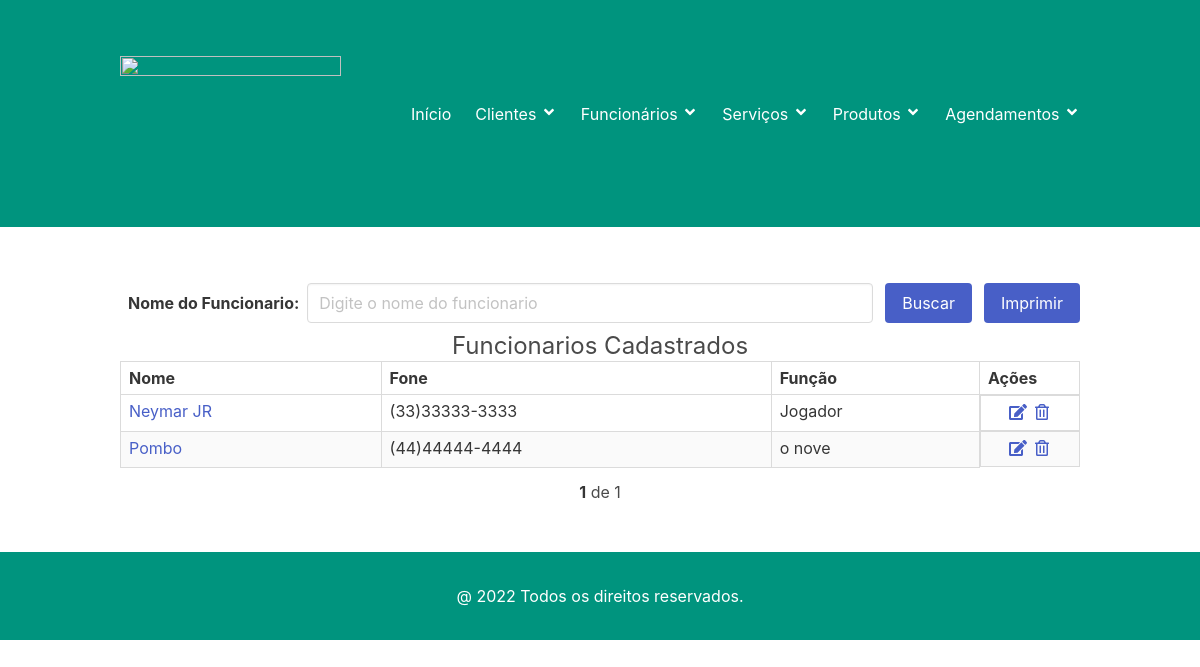
The page /funcionarios on the database as committed earlier.
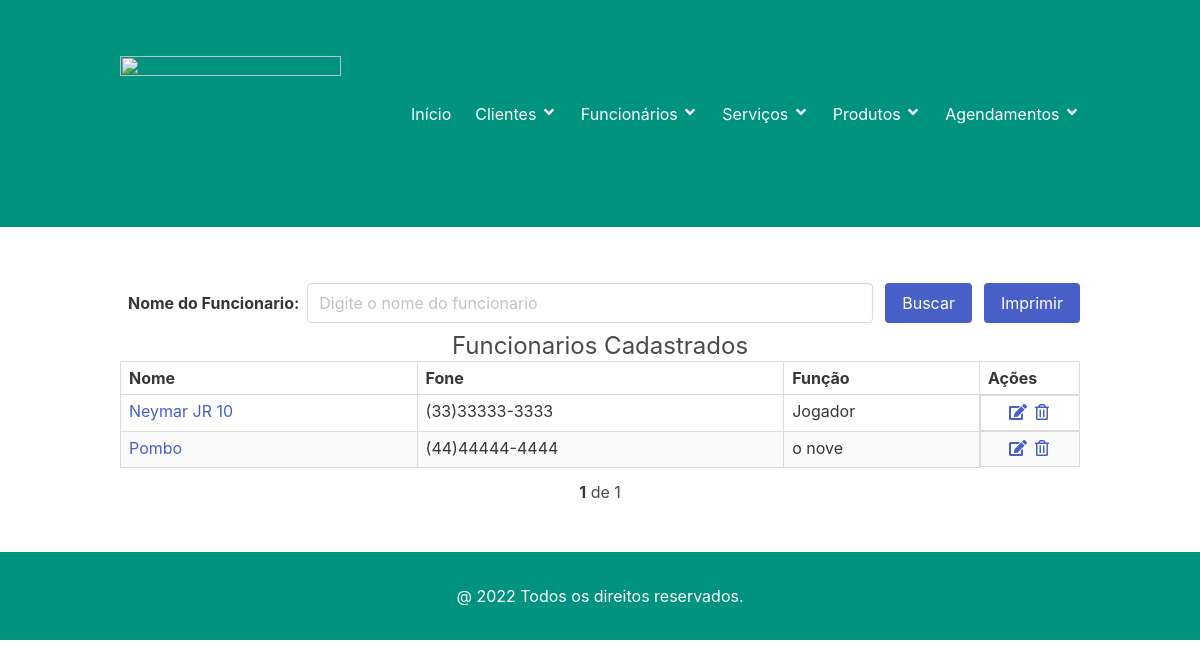
The same page on the database as committed later.
### funcionario/models.py (models this page shows, shortened)
class Funcionario(Pessoa):
    funcao = models.CharField('Função', max_length=35, help_text='Função na empresa')
    data_admissao = models.DateField('Admissão', help_text='Data de admissão na empresa')
    class Meta:
        verbose_name = 'Funcionário'
        verbose_name_plural ='Funcionários'
        ordering = ['nome', ]

### funcionario/views.py (the view)
# urls.py: path('funcionarios', FuncionarioView.as_view(), name='funcionarios'),
class FuncionarioView(ListView):
    model = Funcionario
    template_name = 'funcionarios.html'
    def get_queryset(self, *args, **kwargs):
        buscar = self.request.GET.get('buscar')
        qs = super(FuncionarioView, self).get_queryset(*args, **kwargs)
        if buscar:
            qs = qs.filter(nome__icontains=buscar)
        paginator = Paginator(qs, 10)
        listagem = paginator.get_page(self.request.GET.get('page'))
        return listagem
    def get(self, *args, **kwargs):
        if self.request.GET.get('imprimir') == 'pdf':
            html_pdf = HtmlToPdf(arquivo='funcionarios_pdf', qs=self.get_queryset())
            return html_pdf.response
        else:
            return super(FuncionarioView, self).get(*args, **kwargs)

### funcionario/templates/funcionarios.html (shortened to what this page needs)
{% extends "base.html" %}
{% load static %}
{% block content %}
<section class="section has-backgroud-link-light">
    <div class="container">
        <form id="formListaFuncionarios" action="" method="GET">
            <div class="field is-grouped is-flex is-align-items-center is-flex-wrap-wrap">
                <label class="label p-2 mt-2">Nome do Funcionario: </label>
                <div class="control is-expanded">
                    <input class="input" type="text" name="buscar" value="{{request.GET.buscar}}"
                           placeholder="Digite o nome do funcionario">
                </div>
                <div class="control">
                    <button type="button" class="button is-link" onclick="geraPdf('', 'formListaFuncionarios');">
                        Buscar
                    </button>
                </div>
                 {% if object_list %}
                <div class="control">
                    <button type="button" class="button is-link" onclick="geraPdf('pdf', 'formListaFuncionarios');">
                        Imprimir
                    </button>
                </div>
                {% endif %}
            </div>
        </form>
        {% if object_list %}
        <div style="text-align: center"><h1 class="subtitle is-size-4">Funcionarios Cadastrados</h1></div>
        <div class="table">
            <table class="table is-table is-bordered is-striped is-narrow is-hoverable is-fullwidth">
                <tr>
                    <th class="has-text-center">Nome</th>
                    <th class="has-text-center">Fone</th>
                    <th class="has-text-center">Função</th>
                    <th class="has-text-center" style="width: 100px;">Ações</th>
                </tr>
                <tbody>
                {% for funcionario in object_list %}
                <tr>
                    <td><a href="#" data-toogle="modal" class="modal-target"
                           data-bulma-modal="modal{{funcionario.id}}" id="modal{{funcionario.id}}">
                        {{funcionario.nome}}
                    </a></td>
                    <td>{{funcionario.fone}}</td>
                    <td>{{funcionario.funcao}}</td>
                    <td class="has-text-centered is-flex is-flex-wrap-nowrap is-justify-content-center">
                        <a href="{% url 'funcionario_editar' funcionario.pk %}">
                            <span class="icon">
                                <i class="fas fa-edit"></i>
                            </span>
                        </a>
                        <a href="{% url 'funcionario_apagar' funcionario.pk %}">
                            <span class="icon">
                                <i class="far fa-trash-alt"></i>
                            </span>
                        </a>
                    </td>
                </tr>
                {% endfor %}
                </tbody>
            </table>
        </div>
      {% else %}
          <h2> Não existe funcionarios cadastrados!</h2>
      {% endif %}
    </div>
    <div class="mt-3" style="text-align: center">
        <span class="step-links">
            <span class="current">
                <strong>{{ object_list.number }}</strong> de {{ object_list.paginator.num_pages }}
            </span>
        </span>
    </div>
</section>
{% endblock %}

### home/templates/base.html (shortened to what this page needs)
<!DOCTYPE html>
{% load static%}
<html lang="en">
{% block head %}
    {% include "head.html" %}
{% endblock %}
<head>
</head>
<body>
 <section class="section has-background-primary-dark">
            <div class="container">
                <nav class="navbar has-background-primary-dark" role="navigation" aria-label="main navigation">
                    <div class="navbar-brand">
                        <a class="navbar-item" href="{% url 'index' %}">
                            <img src="{% static 'img/Carro.png' %}" width="221" height="115">
                        </a>
                    </div>
                    <div id="navbarBasicExample" class="navbar-menu has-background-primary-dark">
                        <div class="navbar-end">
                            <a class="navbar-item has-text-white has-background-primary-dark" href="{% url 'index' %}">
                                Início
                            </a>
                            <div class="navbar-item dropdown is-hoverable has-text-white">
                                <div class="dropdown-trigger">
                                    <li class="is-inline-block" aria-haspopup="true" aria-controls="dropdown-menu">
                                        <span>Clientes</span>
                                        <span class="icon is-small">
                                            <i class="fas fa-angle-down" aria-hidden="true"></i>
                                        </span>
                                    </li>
                                </div>
                            </div>
                            <div class="navbar-item dropdown is-hoverable has-text-white">
                                <div class="dropdown-trigger">
                                    <li class="is-inline-block" aria-haspopup="true" aria-controls="dropdown-menu">
                                        <span>Funcionários</span>
                                        <span class="icon is-small">
                                            <i class="fas fa-angle-down" aria-hidden="true"></i>
                                        </span>
                                    </li>
                                </div>
                            </div>
                            <div class="navbar-item dropdown is-hoverable has-text-white">
                                <div class="dropdown-trigger">
                                    <li class="is-inline-block" aria-haspopup="true" aria-controls="dropdown-menu">
                                        <span>Serviços</span>
                                        <span class="icon is-small">
                                            <i class="fas fa-angle-down" aria-hidden="true"></i>
                                        </span>
                                    </li>
                                </div>
                            </div>
                            <div class="navbar-item dropdown is-hoverable has-text-white">
                                <div class="dropdown-trigger">
                                    <li class="is-inline-block" aria-haspopup="true" aria-controls="dropdown-menu">
                                        <span>Produtos</span>
                                        <span class="icon is-small">
                                            <i class="fas fa-angle-down" aria-hidden="true"></i>
                                        </span>
                                    </li>
                                </div>
                            </div>
                            <div class="navbar-item dropdown is-hoverable has-text-white">
                                <div class="dropdown-trigger">
                                    <li class="is-inline-block" aria-haspopup="true" aria-controls="dropdown-menu">
                                        <span>Agendamentos</span>
                                        <span class="icon is-small">
                                            <i class="fas fa-angle-down" aria-hidden="true"></i>
                                        </span>
                                    </li>
                                </div>
                            </div>
                        </div>
                    </div>
                </nav>
            </div>
        </section>
{% block content %} {% endblock %}
{% block footer %}
    {% include "footer.html" %}
{% endblock %}
</body>
</html>

### home/templates/head.html (shortened to what this page needs)
<!DOCTYPE html>
{% load static %}
<html lang="pt-br">
<head>
        <link rel="stylesheet" href="https://cdn.jsdelivr.net/npm/bulma@0.9.1/css/bulma.min.css">
        <link rel="stylesheet" href="https://cdn.es.gov.br/fonts/font-awesome/css/font-awesome.min.css">
    </head>
<body>
</body>
</html>

### home/templates/footer.html (shortened to what this page needs)
<!DOCTYPE html>
<html lang="en">
<head>
</head>
<body>
        <footer class="footer has-background-primary-dark">
            <div class="container has-text-centered">
                <p class="is-size-6 has-text-white">@ 2022 Todos os direitos reservados.</p>
            </div>
        </footer>
</body>
</html>

### home/templates/head.html (style rules this page uses)
.navbar-item img { max-height: 115px; }
.navbar-menu { background-color: #3273dc; }
.footer { padding: 2rem 1.5rem 2rem; }

Rows that differ between the two databases and show on the page:
changed Funcionario "Jogador": nome "Neymar JR" → "Neymar JR 10"
